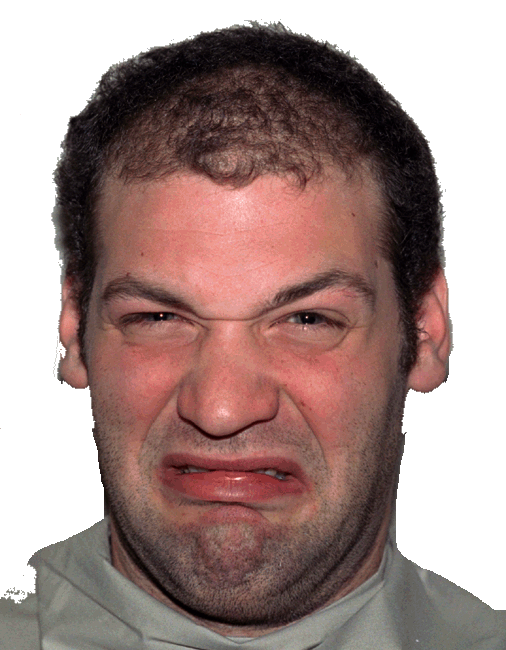
%> input picture probset3/data/NimStim/23M_DI_C.BMP, 506 x 650 px; its folder holds only this picture in this run
$ octave prepare_data.m   (GNU Octave 9; MATLAB toolbox functions it lacks are replaced by stand-ins)
%> lines starting %> are read from the running program, lines starting %| are printed output that depends on the picture
### probset3/preprocessing/gabor/gaborFilterBank.m
function gaborArray = gaborFilterBank(u,v,m,n)

% GABORFILTERBANK generates a custom Gabor filter bank.
% It creates a u by v array, whose elements are m by n matries;
% each matrix being a 2-D Gabor filter.
%
%
% Inputs:
%       u	:	No. of scales (usually set to 5)
%       v	:	No. of orientations (usually set to 8)
%       m	:	No. of rows in a 2-D Gabor filter (an odd integer number usually set to 39)
%       n	:	No. of columns in a 2-D Gabor filter (an odd integer number usually set to 39)
%
% Output:
%       gaborArray: A u by v array, element of which are m by n
%                   matries; each matrix being a 2-D Gabor filter
%
%
% Sample use:
%
% gaborArray = gaborFilterBank(5,8,39,39);
%
%
%   Details can be found in:
%
%   M. Haghighat, S. Zonouz, M. Abdel-Mottaleb, "Identification Using
%   Encrypted Biometrics," Computer Analysis of Images and Patterns,
%   Springer Berlin Heidelberg, pp. 440-448, 2013.
%
%
% (C)	Mohammad Haghighat, University of Miami
%       haghighat@ieee.org
%       I WILL APPRECIATE IF YOU CITE OUR PAPER IN YOUR WORK.


if (nargin ~= 4)    % Check correct number of arguments
    error('There should be four inputs.')
end


%% Create Gabor filters

% Create u*v gabor filters each being an m*n matrix

gaborArray = cell(u,v);
fmax = 0.25;
gama = sqrt(2);
eta = sqrt(2);

for i = 1:u

    fu = fmax/((sqrt(2))^(i-1));
    alpha = fu/gama;
    beta = fu/eta;

    for j = 1:v
        tetav = ((j-1)/v)*pi;
        gFilter = zeros(m,n);

        for x = 1:m
            for y = 1:n
                xprime = (x-((m+1)/2))*cos(tetav)+(y-((n+1)/2))*sin(tetav);
                yprime = -(x-((m+1)/2))*sin(tetav)+(y-((n+1)/2))*cos(tetav);
                gFilter(x,y) = (fu^2/(pi*gama*eta))*exp(-((alpha^2)*(xprime^2)+(beta^2)*(yprime^2)))*exp(1i*2*pi*fu*xprime/4);
            end
        end
        gaborArray{i,j} = gFilter;

    end
end


%% Show Gabor filters

% Show magnitudes of Gabor filters:
figure('NumberTitle','Off','Name','Magnitudes of Gabor filters');
for i = 1:u
    for j = 1:v
        subplot(u,v,(i-1)*v+j);
        imshow(abs(gaborArray{i,j}),[]);
    end
end

% Show real parts of Gabor filters:
figure('NumberTitle','Off','Name','Real parts of Gabor filters');
for i = 1:u
    for j = 1:v
        subplot(u,v,(i-1)*v+j);
        imshow(real(gaborArray{i,j}),[]);
    end
end

### probset3/preprocessing/gabor/gaborFeatures.m
function featureVector = gaborFeatures(img,gaborArray,d1,d2)

% GABORFEATURES extracts the Gabor features of the image.
% It creates a column vector, consisting of the image's Gabor features.
% The feature vectors are normalized to zero mean and unit variance.
%
%
% Inputs:
%       img         :   Matrix of the input image
%       gaborArray  :   Gabor filters bank created by the function gaborFilterBank
%       d1          :   The factor of downsampling along rows.
%                       d1 must be a factor of n if n is the number of rows in img.
%       d2          :   The factor of downsampling along columns.
%                       d2 must be a factor of m if m is the number of columns in img.
%
% Output:
%       featureVector   :   A column vector with length (m*n*u*v)/(d1*d2).
%                           This vector is the Gabor feature vector of an
%                           m by n image. u is the number of scales and
%                           v is the number of orientations in 'gaborArray'.
%
%
% Sample use:
%
% img = imread('cameraman.tif');
% gaborArray = gaborFilterBank(5,8,39,39);  % Generates the Gabor filter bank
% featureVector = gaborFeatures(img,gaborArray,4,4);   % Extracts Gabor feature vector, 'featureVector', from the image, 'img'.
%
%
%   Details can be found in:
%
%   M. Haghighat, S. Zonouz, M. Abdel-Mottaleb, "Identification Using
%   Encrypted Biometrics," Computer Analysis of Images and Patterns,
%   Springer Berlin Heidelberg, pp. 440-448, 2013.
%
%
% (C)   Mohammad Haghighat, University of Miami
%       haghighat@ieee.org
%       I WILL APPRECIATE IF YOU CITE OUR PAPER IN YOUR WORK.


if (nargin ~= 4)    % Check correct number of arguments
    error('Use correct number of input arguments!')
end

if size(img,3) == 3 % % Check if the input image is grayscale
    img = rgb2gray(img);
end

img = double(img);


%% Filtering

% Filter input image by each Gabor filter
[u,v] = size(gaborArray);
gaborResult = cell(u,v);
for i = 1:u
    for j = 1:v
        gaborResult{i,j} = conv2(img,gaborArray{i,j},'same');
        % J{u,v} = filter2(G{u,v},I);
    end
end


%% Feature Extraction

% Extract feature vector from input image
%recall v = num_orientations, u = num_scales
[n,m] = size(img);
s = (n*m)/(d1*d2); %Length of single gabor filter output from image
l = s*u*v; %Length of flattened feature vector

featureVector = zeros(s*v, u);
for i = 1:u %for each scale
    r = 0;
    for j = 1:v  %for each orientation

        %r = r+1; % the row to store input, each col is an element of the convolution for that scale/orientation
        gaborAbs = abs(gaborResult{i,j}); %compute
        gaborAbs = imresize(gaborAbs,[d1, d2]);
        gaborAbs = reshape(gaborAbs.',[],1);


        % Normalized to zero mean and unit variance. (if not applicable, please comment this line)
        gaborAbs = (gaborAbs-mean(gaborAbs))/std(gaborAbs,1);

        featureVector((((j-1)*s) +1):(j*s), i) = gaborAbs;

    end
end


%% Show filtered images
% [18 lines of commented-out code are left out]

### probset3/preprocessing/get_image_labels.m
function target = getImageLabels(filename, dataset)
%String parser that takes the filename and extracts the emotion and
%identity that corresponds to the image

if dataset == 1 %NIMSTIM
    temp=regexp(filename,'[_-]','split');
    target = str2num(temp{1}(1:2)) - 22;
    if target == 23
        target = 22;
    end

    elseif dataset == 2 %POFA
        temp=regexp(filename,'[_-]','split');
        if temp{2} == 'AN'
            target = 1;
        elseif temp{2} == 'DI'
            target = 2;
        elseif temp{2} == 'HA'
            target = 3;
        elseif temp{2} == 'SP'
            target = 4;
        elseif temp{2} == 'SA'
            target = 5;
        elseif temp{2} == 'FE'
            target = 6;
        end
    end

end

### probset3/preprocessing/prepare_data.m
%% Dataset locations and paths
dataset_locs={fullfile('..','data','NimStim'), fullfile('..','data','POFA')}; %populate cell array of photo directories
paths = cellfun(@(x) dir(x), dataset_locs, 'UniformOutput', false)'; %populate cell array of photo file paths
addpath(genpath(fullfile('..', 'preprocessing', 'gabor')));  %From Matlab exchange

%Key values for the two data sets
NIMSTIM=1;
POFA=2;

%Load data into fulldata cellarray and target values into target
for i=1:length(paths)
    %Load NimStim as cell array of matrices. We need a dummy 'ErrorHandler' to to tell it to pass if nothing was loaded
    file_paths{i} = fullfile(dataset_locs{i}, {paths{i}(:).name});
    fulldata{i}.data = cellfun(@(x) imread(x), file_paths{i}, 'UniformOutput', false, 'ErrorHandler', @(x,y) 0)';
    good_idx{i} = cellfun(@(x) nnz(x) > 0, fulldata{i}.data, 'ErrorHandler', @(x,y) 0);
    fulldata{i}.data = fulldata{i}.data(good_idx{i});

    %Save filename to extract label
    temp = regexp({paths{i}(good_idx{i}).name}, '[\\\/.]', 'split')';
%> temp = {{'23M_DI_C', 'BMP'}}
    filename{i} = cellfun(@(x) x{1}, temp, 'UniformOutput', false);
    target{i}=cellfun( @(x) get_image_labels(x, i), filename{i});
end

%% Scale images to the proper size
processed_images.NimStim.images = cellfun(@(x) imresize(rgb2gray(x),[64,64]), fulldata{1}.data, 'UniformOutput', false);
processed_images.NimStim.targets = target{1};
processed_images.POFA.images = cellfun(@(x) imresize(x,[64,64]), fulldata{2}.data, 'UniformOutput', false);
processed_images.POFA.targets = target{2};


%% Preprocess images with Gabor Filters
gabArr = gaborFilterBank(5, 8, 64, 64);
%> the loop in gaborFilterBank, `for i = 1:u` made 5 passes
%> pass 1, in gaborFilterBank, `for j = 1:v subplot(u,v,(i-1)*v+j); imshow(abs(gaborArray{i,j}),[]); end`:
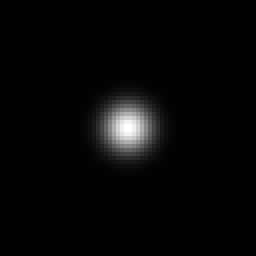
%> displayed picture: size 64x64, on the screen's scale of 0 to 255 (shown 4 times larger); min 0, max 255, mean 6.3
%> after the loop in gaborFilterBank, `for i = 1:u`:
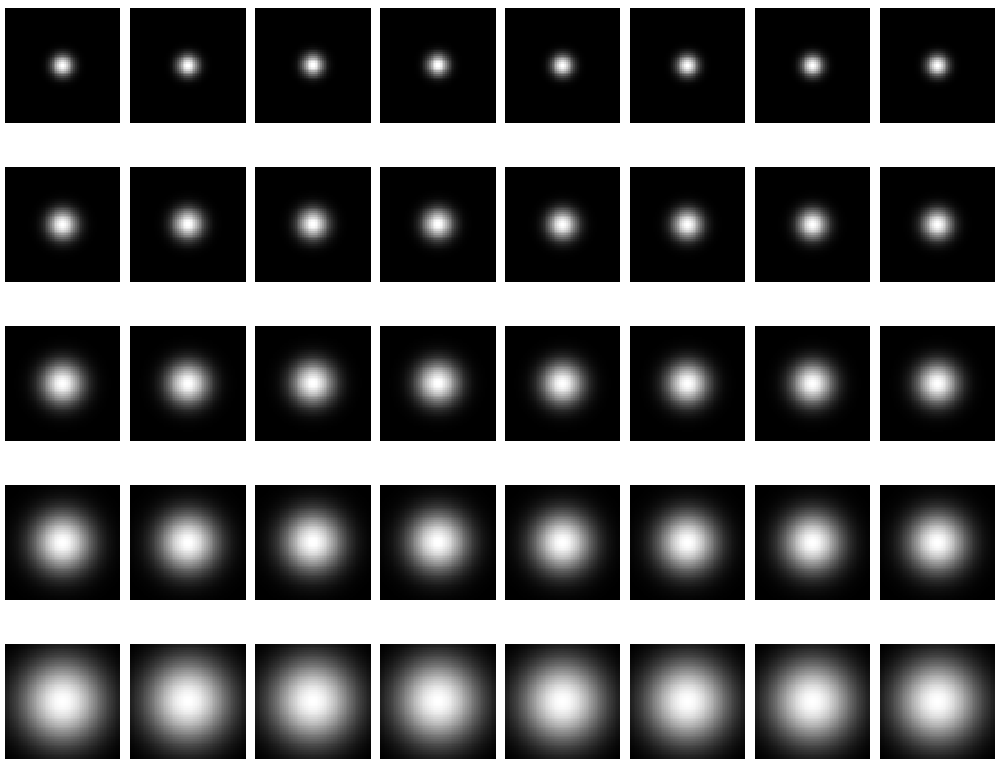
%> figure redrawn from the program's plot data, 40 panels
%> the loop in gaborFilterBank, `for i = 1:u` made 5 passes
%> pass 1, in gaborFilterBank, `for j = 1:v subplot(u,v,(i-1)*v+j); imshow(real(gaborArray{i,j}),[]); ..`:
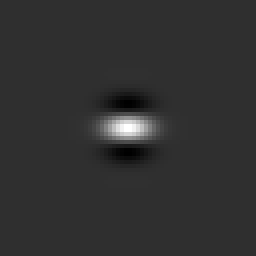
%> displayed picture: size 64x64, on the screen's scale of 0 to 255 (shown 4 times larger); min 0, max 255, mean 48.6
%> pass 1, in gaborFilterBank, `for j = 1:v subplot(u,v,(i-1)*v+j); imshow(real(gaborArray{i,j}),[]); ..`:
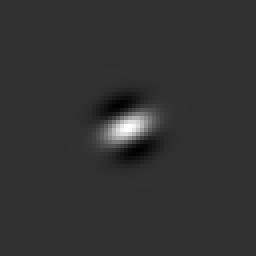
%> displayed picture: size 64x64, on the screen's scale of 0 to 255 (shown 4 times larger); min 0, max 255, mean 49.6
%> pass 1, in gaborFilterBank, `for j = 1:v subplot(u,v,(i-1)*v+j); imshow(real(gaborArray{i,j}),[]); ..`:
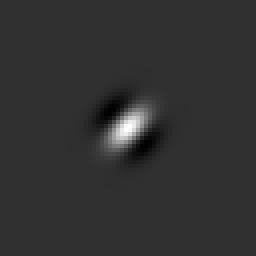
%> displayed picture: size 64x64, on the screen's scale of 0 to 255 (shown 4 times larger); min 0, max 255, mean 49.4
%> pass 1, in gaborFilterBank, `for j = 1:v subplot(u,v,(i-1)*v+j); imshow(real(gaborArray{i,j}),[]); ..`:
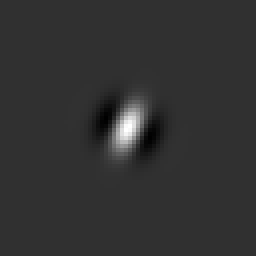
%> displayed picture: size 64x64, on the screen's scale of 0 to 255 (shown 4 times larger); min 0, max 255, mean 49.6; mean of the top-left, top-right, bottom-left and bottom-right quarters 48.2, 50.9, 50.9, 48.2
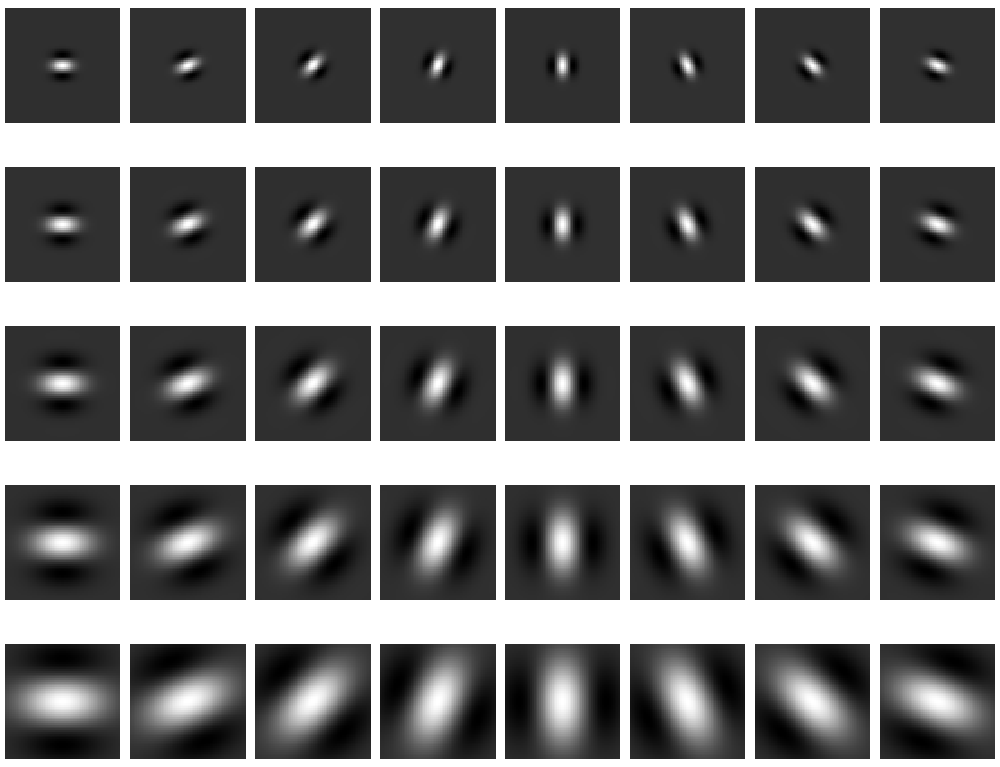
%> figure redrawn from the program's plot data, 40 panels

feature_vector.NimStim.images = cellfun(@(x) gaborFeatures(x, gabArr,8, 8) , processed_images.NimStim.images, 'UniformOutput' , false);
feature_vector.NimStim.targets = target{1};
feature_vector.POFA.images = cellfun(@(x) gaborFeatures(x, gabArr,8, 8) , processed_images.POFA.images, 'UniformOutput' , false);
feature_vector.POFA.targets = target{2};

%% Make feature vector 3D matrix
temp_features.NimStim = feature_vector.NimStim.images{1};
%> temp_features.NimStim = 512 rows, first 8: [2.17 2.25 1.94 0.924 -0.999; 2.77 2.73 2.27 1.36 -0.116; 1.36 1.04 0.591 0.26 0.0648; -0.148 -0.414 -0.81 -0.718 0.221; 0.0551 -0.198 -0.457 -0.317 0.384; 1.96 1.79 1.51 1.25 0.581; 3.1 3.31 3.06 2.31 0.458; 1.8 2.03 2.04 1.38 -0.6]
for i=2:length(feature_vector.NimStim.images)
    temp_features.NimStim(:,:,i) = feature_vector.NimStim.images{i};
end
%> this loop made 0 passes
temp_features.POFA = feature_vector.NimStim.images{1};
%> temp_features.POFA has the same summary as temp_features.NimStim
for i=2:length(feature_vector.POFA.images)
    temp_features.POFA(:,:,i) = feature_vector.POFA.images{i};
end

%% Split matricies by scale
temp2_features.NimStim.scale1 = squeeze(temp_features.NimStim(:,1,:));
temp2_features.NimStim.scale2 = squeeze(temp_features.NimStim(:,2,:));
temp2_features.NimStim.scale3 = squeeze(temp_features.NimStim(:,3,:));
temp2_features.NimStim.scale4 = squeeze(temp_features.NimStim(:,4,:));
temp2_features.NimStim.scale5 = squeeze(temp_features.NimStim(:,5,:));

temp2_features.POFA.scale1 = squeeze(temp_features.POFA(:,1,:));
temp2_features.POFA.scale2 = squeeze(temp_features.POFA(:,2,:));
temp2_features.POFA.scale3 = squeeze(temp_features.POFA(:,3,:));
temp2_features.POFA.scale4 = squeeze(temp_features.POFA(:,4,:));
temp2_features.POFA.scale5 = squeeze(temp_features.POFA(:,5,:));

%% Find SVD projectors

[~,~,V] = svds(temp2_features.NimStim.scale1', 8);
%> V = 512 values, max 0.0693 at index 459, min -0.142 at index 455, mean 1.52e-18
NimStim.p1 = V';
%> NimStim.p1 has the same summary as V
[~,~,V] = svds(temp2_features.NimStim.scale2', 8);
%> V = 512 values, max 0.068 at index 11, min -0.157 at index 455, mean 2.17e-19
NimStim.p2 = V';
%> NimStim.p2 has the same summary as V
[~,~,V] = svds(temp2_features.NimStim.scale3', 8);
%> V = 512 values, max 0.143 at index 455, min -0.0896 at index 461, mean -1.3e-18
NimStim.p3 = V';
%> NimStim.p3 has the same summary as V
[~,~,V] = svds(temp2_features.NimStim.scale4', 8);
%> V = 512 values, max 0.101 at index 32, min -0.104 at index 455, mean -1.63e-19
NimStim.p4 = V';
%> NimStim.p4 has the same summary as V
[~,~,V] = svds(temp2_features.NimStim.scale5', 8);
%> V = 512 values, max 0.125 at index 32, min -0.104 at index 494, mean 7.05e-19
NimStim.p5 = V';
%> NimStim.p5 has the same summary as V

[~,~,V] = svds(temp2_features.POFA.scale1', 8);
%> V = 512 values, max 0.0693 at index 459, min -0.142 at index 455, mean 8.67e-19
%> (the run ends here)
